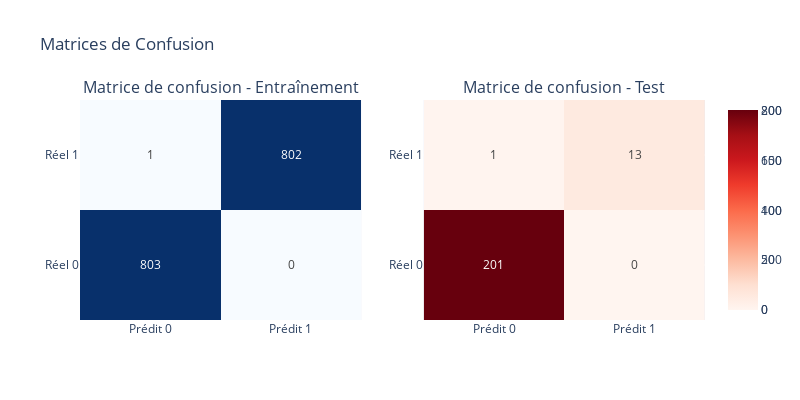
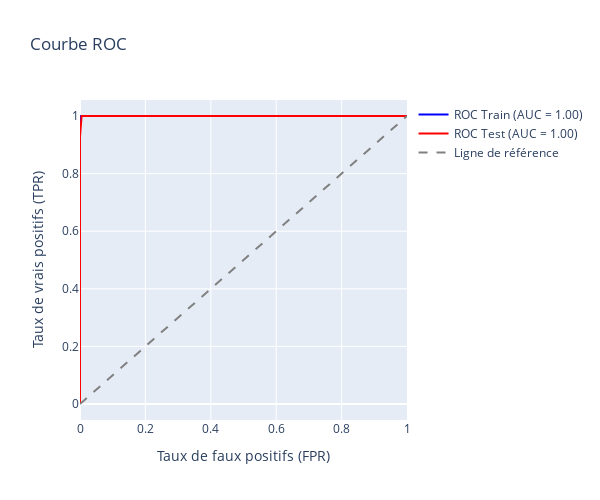

Here is the notebook cell these charts were saved with, in order:
### Code cell
#randomforest 
from sklearn.ensemble import RandomForestClassifier

model_RandomForestClassifier=RandomForestClassifier(random_state=42,n_estimators=150,criterion='entropy',max_depth=20)
model_RandomForestClassifier.fit(x_train,y_train)
evaluate_classification_model_plotly(model_RandomForestClassifier,x_train,x_test,y_train,y_test)

### Figure 1 — Plotly figure (JSON) as saved in the notebook; plotly's stock layout.template omitted (floating-point values rounded to 4 significant figures)
{"data": [{"colorscale": [[0, "rgb(247,251,255)"], [0.125, "rgb(222,235,247)"], [0.25, "rgb(198,219,239)"], [0.375, "rgb(158,202,225)"], [0.5, "rgb(107,174,214)"], [0.625, "rgb(66,146,198)"], [0.75, "rgb(33,113,181)"], [0.875, "rgb(8,81,156)"], [1, "rgb(8,48,107)"]], "showscale": true, "text": [["803", "0"], ["1", "802"]], "texttemplate": "%{text}", "type": "heatmap", "x": ["Prédit 0", "Prédit 1"], "xaxis": "x", "y": ["Réel 0", "Réel 1"], "yaxis": "y", "z": [[803, 0], [1, 802]]}, {"colorscale": [[0, "rgb(255,245,240)"], [0.125, "rgb(254,224,210)"], [0.25, "rgb(252,187,161)"], [0.375, "rgb(252,146,114)"], [0.5, "rgb(251,106,74)"], [0.625, "rgb(239,59,44)"], [0.75, "rgb(203,24,29)"], [0.875, "rgb(165,15,21)"], [1, "rgb(103,0,13)"]], "showscale": true, "text": [["201", "0"], ["1", "13"]], "texttemplate": "%{text}", "type": "heatmap", "x": ["Prédit 0", "Prédit 1"], "xaxis": "x2", "y": ["Réel 0", "Réel 1"], "yaxis": "y2", "z": [[201, 0], [1, 13]]}], "layout": {"annotations": [{"font": {"size": 16}, "showarrow": false, "text": "Matrice de confusion - Entraînement", "x": 0.225, "xanchor": "center", "xref": "paper", "y": 1, "yanchor": "bottom", "yref": "paper"}, {"font": {"size": 16}, "showarrow": false, "text": "Matrice de confusion - Test", "x": 0.775, "xanchor": "center", "xref": "paper", "y": 1, "yanchor": "bottom", "yref": "paper"}], "height": 400, "title": {"text": "Matrices de Confusion"}, "width": 800, "xaxis": {"anchor": "y", "domain": [0, 0.45]}, "xaxis2": {"anchor": "y2", "domain": [0.55, 1]}, "yaxis": {"anchor": "x", "domain": [0, 1]}, "yaxis2": {"anchor": "x2", "domain": [0, 1]}}}

### Figure 2 — Plotly figure (JSON) as saved in the notebook; plotly's stock layout.template omitted (floating-point values rounded to 4 significant figures; data arrays with more than 128 entries replaced by an {"elided": "..."} marker saying what was removed)
{"data": [{"line": {"color": "blue"}, "mode": "lines", "name": "ROC Train (AUC = 1.00)", "type": "scatter", "x": {"elided": "149 float values"}, "y": {"elided": "149 float values"}}, {"line": {"color": "red"}, "mode": "lines", "name": "ROC Test (AUC = 1.00)", "type": "scatter", "x": [0.0, 0.0, 0.0, 0.0, 0.0, 0.004975, 0.02985, 0.04478, 0.04975, 0.0597, 0.06965, 0.0796, 0.08458, 0.09453, 0.1095, 0.1493, 0.1642, 0.1692, 0.1891, 0.199, 0.2139, 0.2388, 0.2438, 0.2687, 0.2736, 0.2935, 0.3085, 0.3582, 0.3682, 0.4328, 0.4378, 0.4478, 0.4577, 0.4776, 0.4975, 0.5721, 0.592, 0.6866, 0.6965, 0.7065, 0.7512, 0.7662, 0.8159, 0.8209, 1.0], "y": [0.0, 0.07143, 0.2143, 0.3571, 0.9286, 1.0, 1.0, 1.0, 1.0, 1.0, 1.0, 1.0, 1.0, 1.0, 1.0, 1.0, 1.0, 1.0, 1.0, 1.0, 1.0, 1.0, 1.0, 1.0, 1.0, 1.0, 1.0, 1.0, 1.0, 1.0, 1.0, 1.0, 1.0, 1.0, 1.0, 1.0, 1.0, 1.0, 1.0, 1.0, 1.0, 1.0, 1.0, 1.0, 1.0]}, {"line": {"color": "gray", "dash": "dash"}, "mode": "lines", "name": "Ligne de référence", "type": "scatter", "x": [0, 1], "y": [0, 1]}], "layout": {"height": 500, "title": {"text": "Courbe ROC"}, "width": 600, "xaxis": {"title": {"text": "Taux de faux positifs (FPR)"}}, "yaxis": {"title": {"text": "Taux de vrais positifs (TPR)"}}}}
